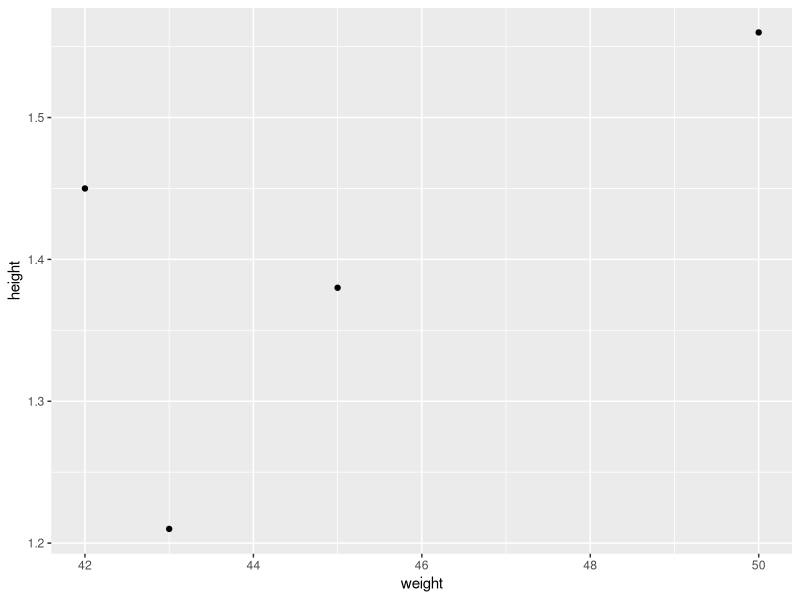

R code for this plot:
## ---- chunk 1
knitr::opts_chunk$set(echo = TRUE)
## ---- chunk 2

height <- c(1.38,1.45,1.21,1.56) # combine is used to create the vector.
weight <- c(45,42,43,50)
first_name <- c("Alice","Bob","Harry","Jane")
sex <- factor(x = c("F","M","M","F"))
df <- data.frame(height,weight,first_name,sex)
df$bmi <- df$weight / df$height^2 

df
## ---- chunk 3


# Plot these on a line graph
library(ggplot2)

ggplot(data=df, aes(x=weight, y=height)) +
    geom_point()


